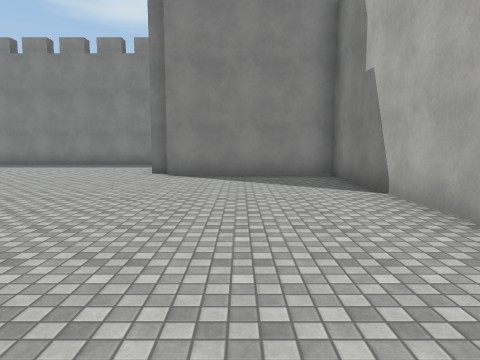
View 1 (above)

19 first-person views from a walk through a scene from a Unity 3-D project. The camera is 1.5 m above the floor, tilts 6° down and sees 70° across. The floor is counted in squares, 2 m on a side. Each view is taken from the middle of a square. On the plan, view 1 faces up. The plan holds only what a view shows up to about 11 squares ahead; the rest is blank. Surface patterns are stand-ins for the level's own textures.

View 2
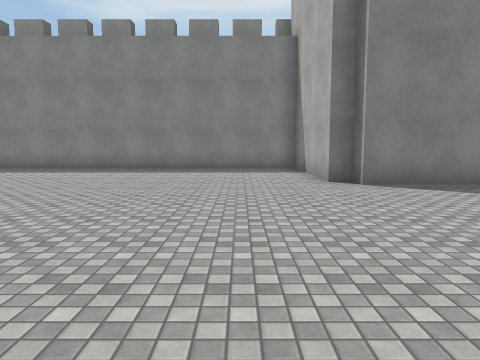

View 3
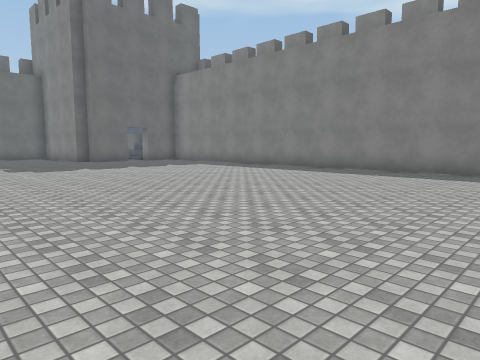

View 4
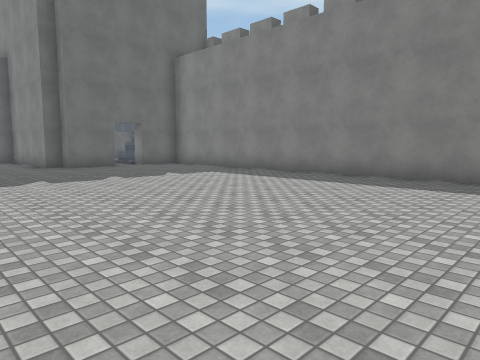

View 5
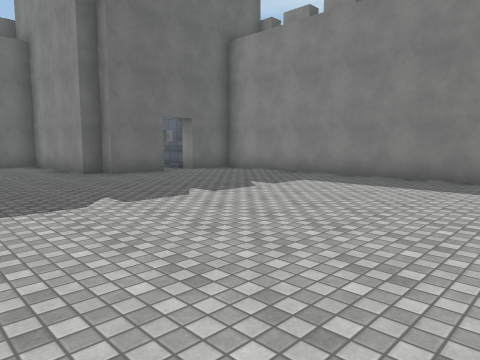

View 6
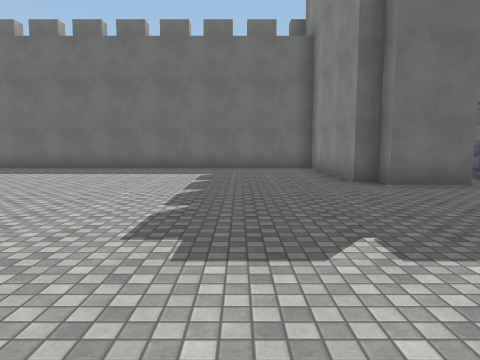

View 7
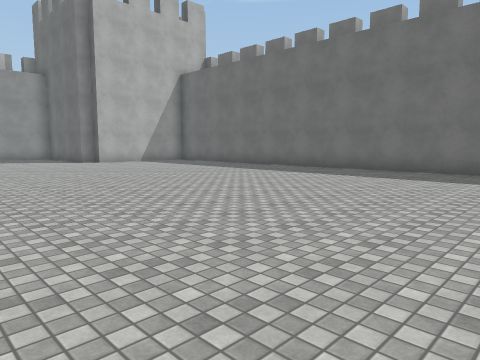

View 8
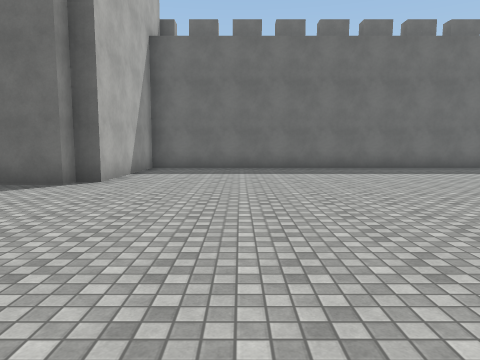

View 9
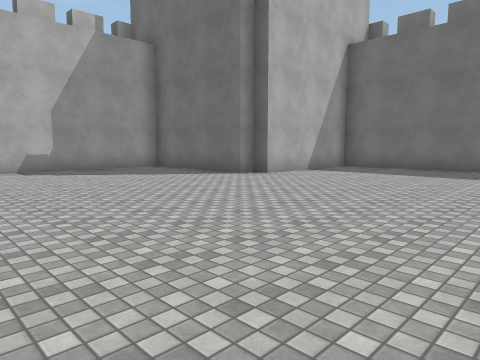

View 10
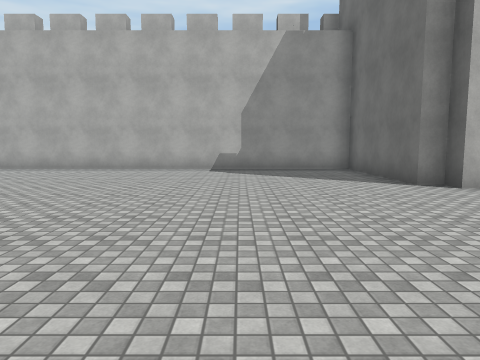

View 11
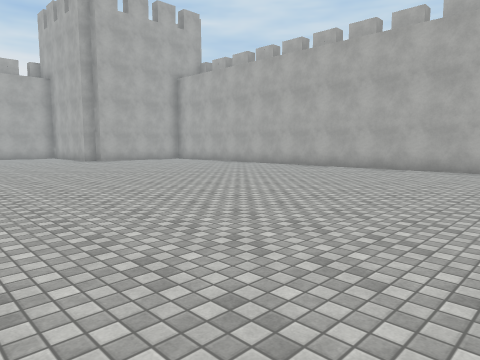

View 12
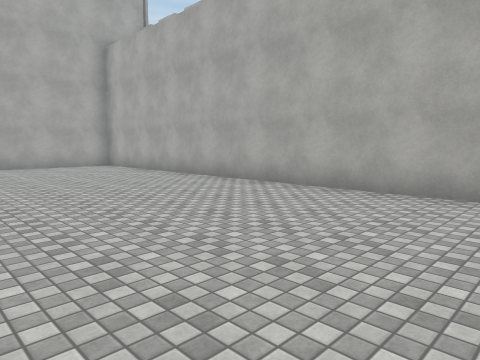

View 13
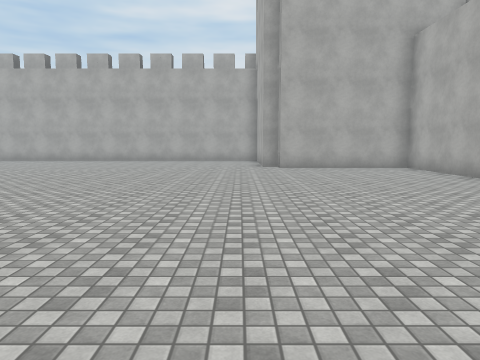

View 14
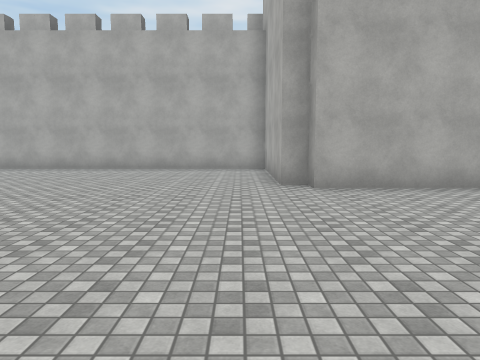

View 15
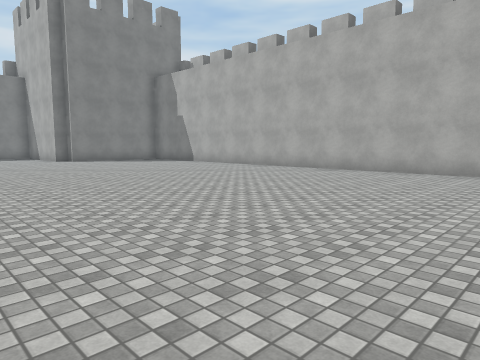

View 16
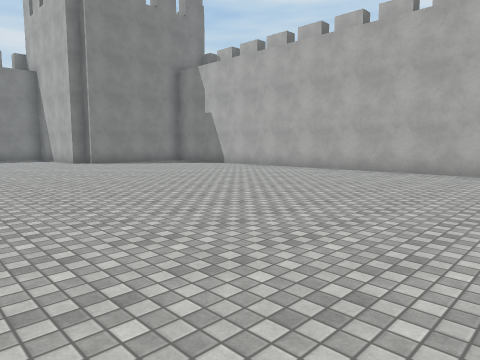

View 17
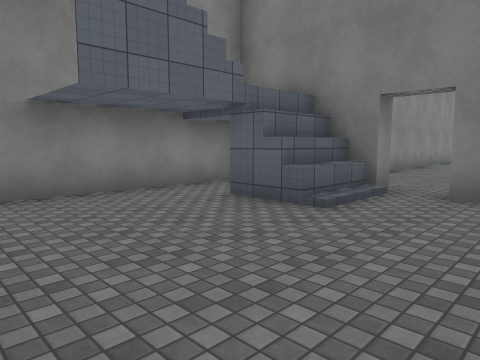

View 18
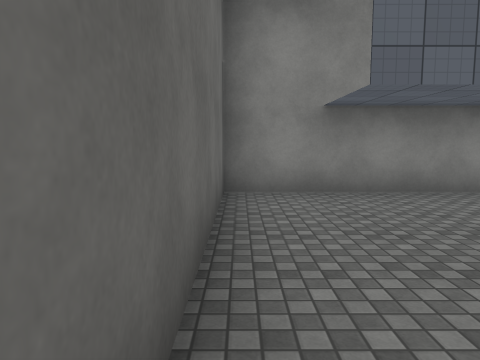

View 19
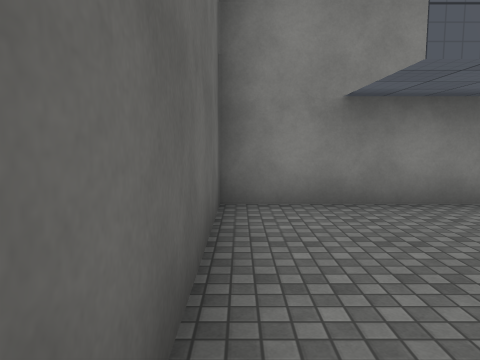

### Floor plan
Points are (right, up) in squares from view 1. A wall is a line through its corners. A room is listed if a view was taken in it or the views show most of it. See-through windows are left out.
Room 1 (views 1, 2, 3, 4, 5, 6, 7, 8, 9, 10, 11, 12, 13, 14, 15, 16)
walls: (2.3, 3.1) (2.3, 8.3) (-1.7, 8.3) (-1.7, 8.8) (-2.3, 8.8) (-2.3, 12.8) (-19.9, 12.8); (-20.3, 10.4) (-20.3, 8.8) (-20.7, 8.8) (-20.7, 8.3) (-24.8, 8.3) (-24.8, -9.7) (-20.7, -9.7) (-20.7, -10.2) (-20.3, -10.2) (-20.3, -14.3) (-2.3, -14.3) (-2.3, -10.2) (-1.7, -10.2) (-1.7, -9.7) (2.3, -9.7) (2.3, 1.5); (-20.3, 12.4) (-20.3, 11.2)
ways out: opening at (-20, 11) to room 2
Room 2 (views 17, 18, 19)
walls: (-21, 14.2) (-26.2, 14.2) (-26.2, 9.2); (-20.3, 11.2) (-20.7, 11.2) (-20.7, 11.7) (-22.5, 11.7) (-22.5, 12.7)
ways out: opening at (-20, 11) to room 1

Where each view was taken, in squares from view 1:
view 1: 0 up, 0 right, facing up
view 2: 2 up, 4 left, facing up
view 3: 3 up, 6 left, facing up-left
view 4: 5 up, 9 left, facing up-left
view 5: 5 up, 12 left, facing up-left
view 6: 6 up, 14 left, facing left
view 7: 4 up, 15 left, facing down-left
view 8: 7 down, 14 left, facing left
view 9: 4 down, 14 left, facing down-left
view 10: 4 down, 17 left, facing down
view 11: 4 down, 17 left, facing down-right
view 12: 9 down, 14 left, facing down-right
view 13: 9 down, 13 left, facing right
view 14: 9 down, 8 left, facing right
view 15: 7 down, 7 left, facing up-right
view 16: 5 down, 7 left, facing up-right
view 17: 9 up, 26 left, facing up-right
view 18: 9 up, 26 left, facing up
view 19: 10 up, 26 left, facing up
